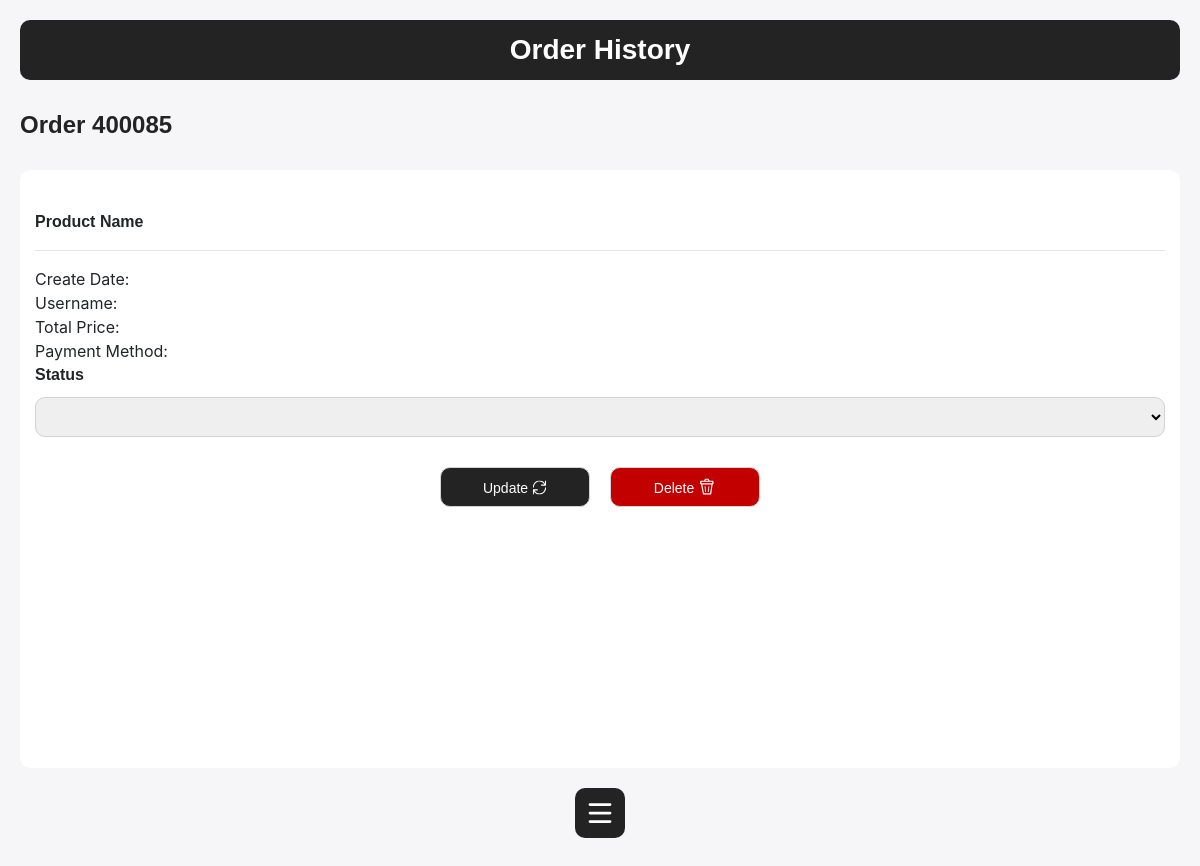
The page /admin/edit_order.php?id=400085 on the database as committed earlier.
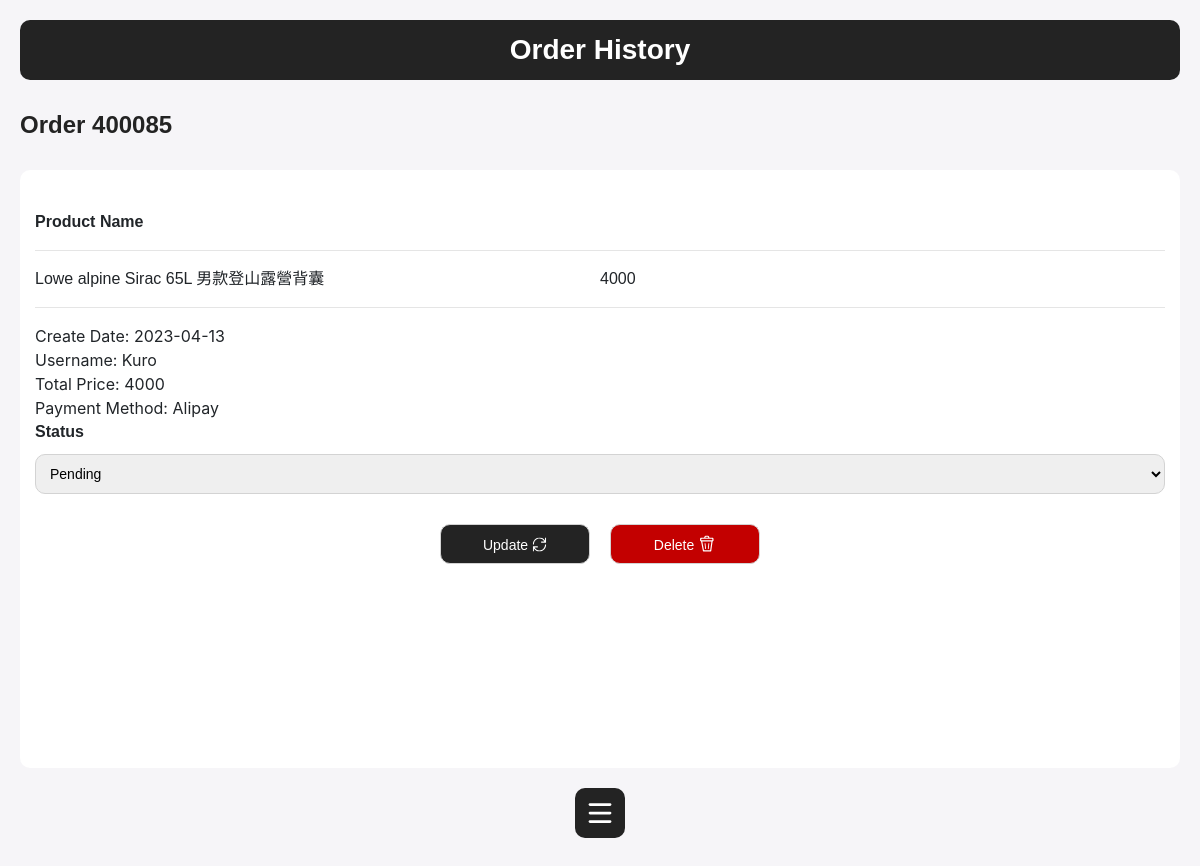
The same page on the database as committed later.
### tables this page shows
CREATE TABLE `orders` (
  `ID` int(11) NOT NULL,
  `OrderDate` date NOT NULL,
  `OrderID` int(11) NOT NULL,
  `paymentMethod` varchar(255) NOT NULL,
  `orderStatus` varchar(255) NOT NULL,
  `Username` varchar(255) NOT NULL,
  `address` varchar(255) DEFAULT NULL,
  `Amount` int(11) NOT NULL,
  `ProductName` varchar(255) NOT NULL,
  `BuyQuantity` int(11) NOT NULL,
  `ProductColor` varchar(255) NOT NULL,
  `ProductSize` varchar(255) NOT NULL
);

### admin/edit_order.php (the view, shortened to what this page needs)
<?php
require("../config/database.php");
if (isset($_GET['id'])) {
    $id = $_GET['id'];
    $viewOrderSQL = "SELECT * FROM orders WHERE OrderID = $id";
    $resOrder = mysqli_query($conn, $viewOrderSQL);
}
?>
<!DOCTYPE html>
<html lang="en">
<head>
    <link rel="stylesheet" href="admin.css">
    <link rel="stylesheet" href="../global.css">
    <link rel="stylesheet" href="https://maxcdn.bootstrapcdn.com/bootstrap/4.5.2/css/bootstrap.min.css">
</head>
<body onload="toOrderHistory()">
    <div class="order-history-section" id="order-history-section">
        <div class="content" id="content">
            <div class="title">
                Order History
            </div>
            <div class="top-section">
                <div class="sub-title">
                    Order
                    <?php
                    require("../config/database.php");
                    $currentOrderID = $_GET['id'];
                    $viewOrderProductSQL = "SELECT * from orders WHERE OrderID='$currentOrderID'";
                    $result = mysqli_query($conn, $viewOrderProductSQL);
                    $orderProduct = array();
                    if (mysqli_num_rows($result) > 0) {
                        while ($row = mysqli_fetch_assoc($result)) {
                            $orderProduct[] = $row;
                        }
                    }
                    echo $currentOrderID;
                    ?>
                </div>
            </div>
            <div class="product-list-container">
                <div class="product-list-content">
                    <div class="container-fluid">
                        <div class="row">
                            <div class="col table-header">
                                Product Name
                            </div>
                        </div>
                        <hr class="h-line2">
                        <?php
                        foreach ($orderProduct as $resOrderProduct) {
                            echo
                            "
                            <div class='row'>
                                <div class='col table-content'>
                                    " . $resOrderProduct["ProductName"] . "
                                </div>
                            <div class='col table-content'>
                                " . $resOrderProduct["Amount"] . "
                            </div>
                            </div>
                            <hr class='h-line3'>";
                        }
                        ?>
                        <?php
                        require("../config/database.php");
                        $viewOrderSQL = "SELECT OrderID, GROUP_CONCAT(ProductName) as ProductNames, GROUP_CONCAT(BuyQuantity) as BuyQuantities, SUM(Amount) as TotalAmount, Username, OrderDate, paymentMethod, orderStatus
                        FROM orders WHERE OrderID='$currentOrderID'
                        GROUP BY OrderID, Username, OrderDate, paymentMethod, orderStatus";
                        $resOrder = mysqli_query($conn, $viewOrderSQL);
                        $orders = mysqli_fetch_assoc($resOrder);
                        echo
                        "
                                <div>
                                    <span>Create Date: </span> " . $orders["OrderDate"] . "
                                </div>
                                <div>
                                    <span>Username: </span> " . $orders["Username"] . "
                                </div>
                                <div>
                                    <span>Total Price: </span>    " . $orders["TotalAmount"] . "
                                </div>
                                <div>
                                    <span>Payment Method: </span>     " . $orders["paymentMethod"] . "
                                </div>";
                        ?>
                        <form action="edit_order.php?id=<?php echo $orders["OrderID"]; ?>" method="POST" enctype="multipart/form-data">
                            <div class='field'>
                                <b>Status</b>
                                <select class='name-edit-input' id="status" type="select" name="orderStatus">
                                </select>
                            </div>
                            <div class='button-section'>
                                <button class='update-btn' type="submit">
                                    Update
                                </button>
                                <a href="/outventure/admin/delete_order.php?id=<?php echo $currentOrderID; ?>" onclick='toOrderHistory()'>
                                    <button class='delete-btn' type="button">
                                        Delete
                                    </button>
                                </a>
                            </div>
                        </form>
                    </div>
                </div>
            </div>
            <div class="burger_container">
            </div>
        </div>
    </div>
</body>
</html>

Rows that differ between the two databases and show on the page:
added orders: ProductName "Lowe alpine Sirac 65L 男款登山露營背囊", Amount "4000"
Other text that changed with them:
$orders["OrderDate"]: (not shown) → "2023-04-13"
$orders["Username"]: (not shown) → "Kuro"
$orders["TotalAmount"]: (not shown) → "4000"
$orders["paymentMethod"]: (not shown) → "Alipay"
form field orderStatus: (not shown) → "Pending"
